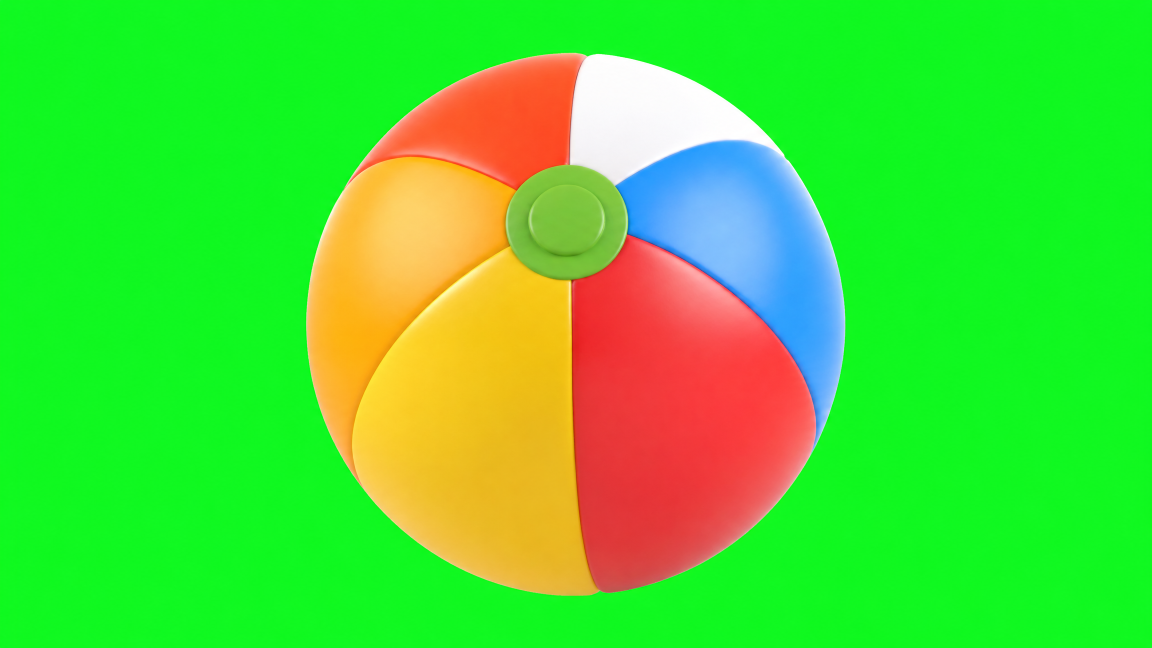
#> input picture images/dream-maker/beach-ball.png, 2304 x 1296 px (shown at 1/2 size)
$ python -i key-dream-maker.py   (imports and definitions only)
#> lines starting #> are read from the running program, lines starting #| are printed output that depends on the picture; after the words box and inside, x2 and y2 are one past the last pixel; in counts of white or black regions, pixels touching at a corner belong together
"""Make the Dream Maker images web-ready.

Art on a green screen  images/dream-maker/<name>.png  ->  <name>.webp  (transparent, trimmed, quality 90)
Dream backgrounds      images/dream-maker/<name>.png  ->  <name>.webp  (straight conversion, quality 85)
The six Boos           images/characters/<name>.png -> images/dream-maker/boos/<name>.webp
                       (already transparent: just trimmed and shrunk to game size, quality 90)

The keying follows tools/remove-green.py and tools/key-fears.py: a soft HSV key on the
background green, with a safeguard so colours far from that green (the dinosaur's leafy
body, the rainbow's green stripe) stay solid. Edge pixels have the green un-mixed out of
them so there's no halo. Needs Pillow and NumPy:

    pip install pillow numpy
    python3 tools/key-dream-maker.py              # everything
    python3 tools/key-dream-maker.py dinosaur     # just these
"""
import sys
from pathlib import Path

import numpy as np
from PIL import Image

ROOT = Path(__file__).resolve().parent.parent
DIR = ROOT / "images/dream-maker"

# green-screen art: name -> largest width to keep (about 2x the biggest it shows in the game)
ART = {"bed": 1600, "beach-ball": 800, "water-slide": 900, "dinosaur": 800,
       "rainbow": 900, "pizza": 800, "rocket": 700}
SCENES = ["beach", "space", "jungle", "candy-land"]
BOOS = ["blanky-boo", "boo-boo", "dreamy-boo", "jammy-boo", "nighty-boo", "snacky-boo"]
BOO_WIDTH = 640


def ramp(x, lo, hi):
    t = np.clip((x - lo) / (hi - lo), 0, 1)
    return t * t * (3 - 2 * t)


def key_out(path):
#> called with path = '../images/dream-maker/beach-ball.png'
    rgb8 = Image.open(path).convert("RGB")
#> rgb8 is the input picture: PIL image 2304x1296 RGB; mean R, G, B 77.3, 218.9, 51.7
    px = np.asarray(rgb8, dtype=np.float32)
    hsv = np.asarray(rgb8.convert("HSV"), dtype=np.float32)
    h, s, v = hsv[..., 0] * 360 / 255, hsv[..., 1] / 255, hsv[..., 2] / 255
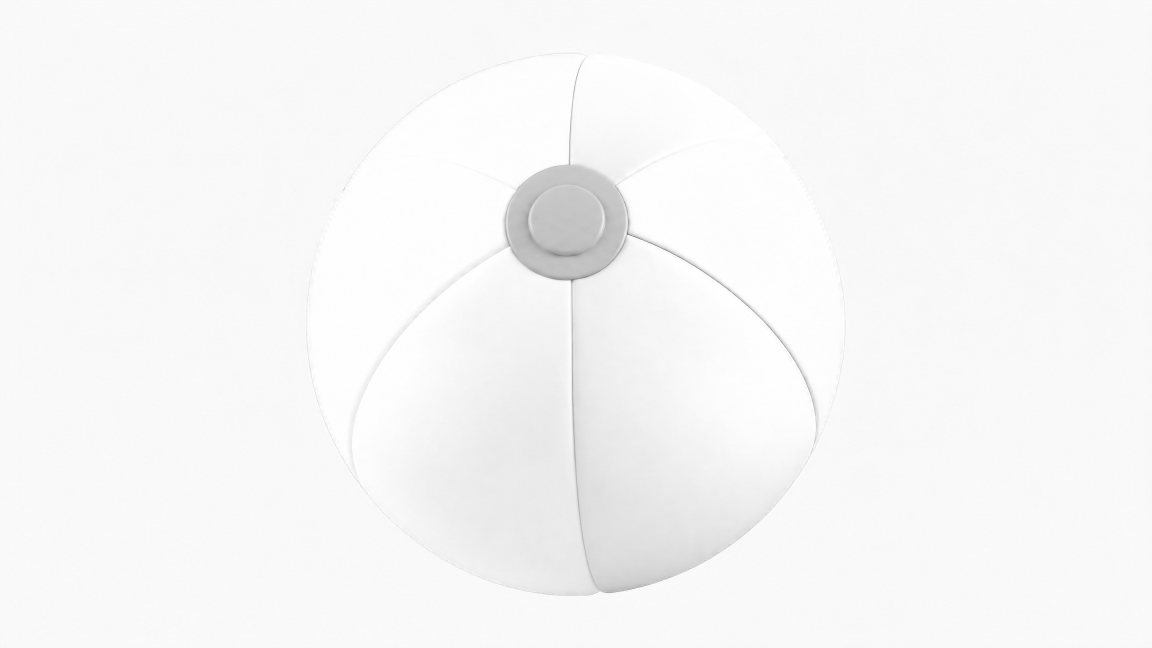
#> v: shape (1296, 2304) float32 (shown at 1/2 size); min 0.282, max 1, mean 0.967

    # the background green, measured round the edge of the picture
    e = 16
    border = np.concatenate([px[:e].reshape(-1, 3), px[-e:].reshape(-1, 3),
                             px[:, :e].reshape(-1, 3), px[:, -e:].reshape(-1, 3)])
    bg = np.median(border, axis=0)
#> bg = [16, 249, 32]
    bg_h = np.asarray(Image.fromarray(bg.reshape(1, 1, 3).astype(np.uint8)).convert("HSV"), dtype=np.float32)[0, 0, 0] * 360 / 255
#> bg_h = 122.8

    # how background-green each pixel is: hue close to the screen's, saturated, bright…
    dh = np.abs((h - bg_h + 180) % 360 - 180)
    green = (1 - ramp(dh, 22, 42)) * ramp(s, 0.35, 0.6) * ramp(v, 0.3, 0.55)
#> in ramp, `t = np.clip((x - lo) / (hi - lo), 0, 1)`:
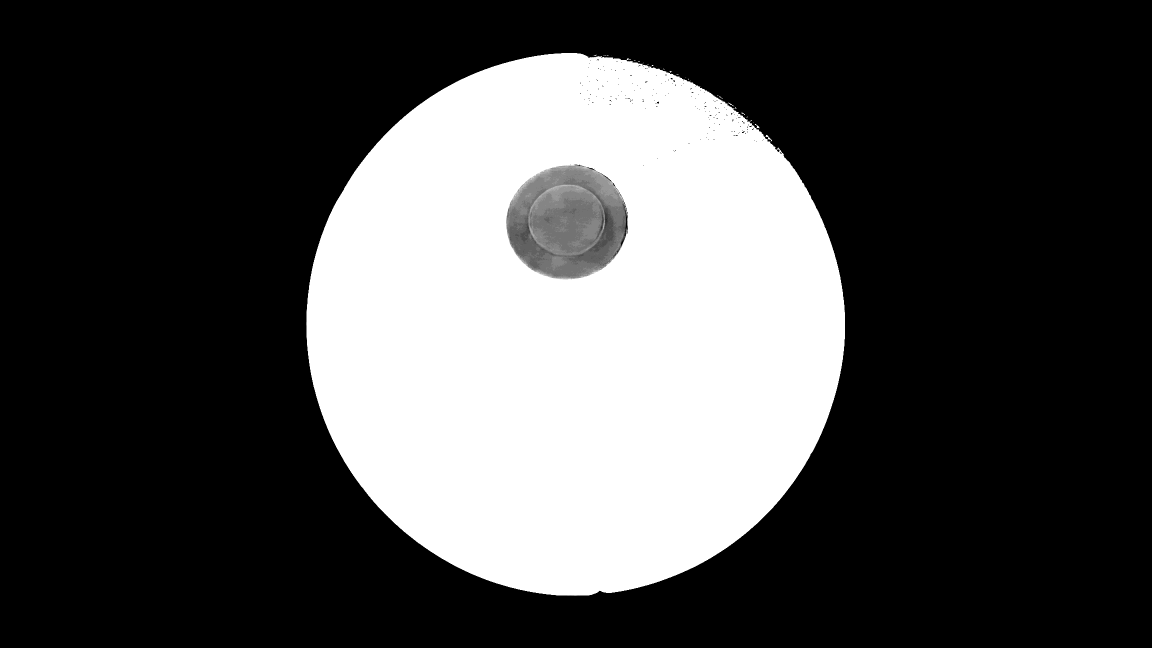
#> t: shape (1296, 2304) float32 (shown at 1/2 size); min 0, max 1, mean 0.297
    # …and close to the screen colour itself. The screen is very even (within ~6 of its median),
    # while the bright greens in the art (beach-ball cap, palm leaves, rainbow stripe) sit ~100+ away
    near = 1 - ramp(np.linalg.norm(px - bg, axis=-1), 25, 80)
    alpha = 1 - green * near
    alpha = np.where(alpha < 0.06, 0, alpha)

    # un-mix the green from soft edge pixels, then pull down leftover green on the edges only
    a = np.maximum(alpha, 1e-3)[..., None]
    col = (px - (1 - alpha[..., None]) * bg) / a
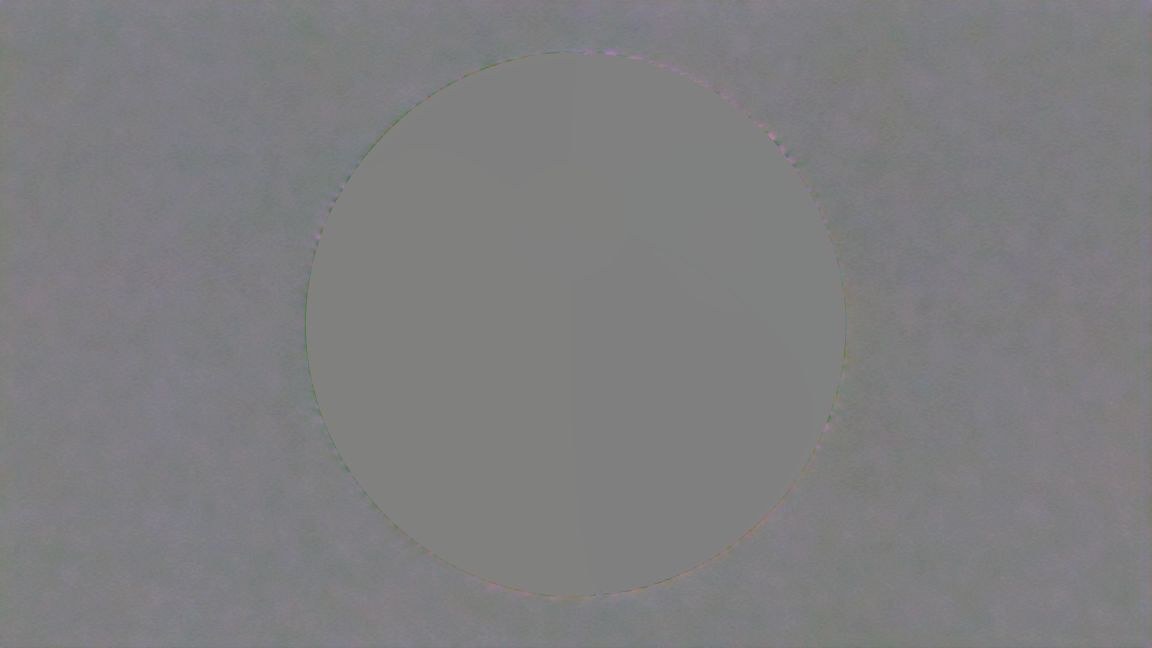
#> col: shape (1296, 2304, 3) float32 (shown at 1/2 size); mean R, G, B -234.5, -340.5, 91.9; drawn with min black and max white
    soft = alpha < 0.98
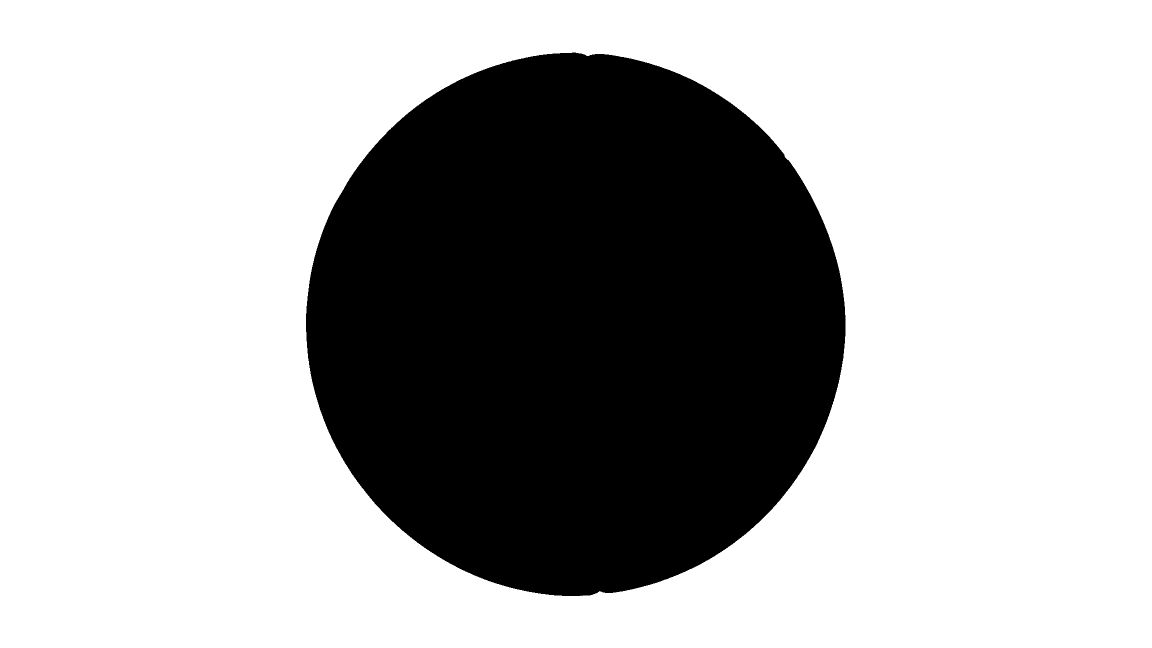
#> soft: shape (1296, 2304) bool (shown at 1/2 size); 69.4% white; 1 black region, box (x1, y1, x2, y2) and area: (612, 105, 1691, 1192) 914951
    col[..., 1] = np.where(soft, np.minimum(col[..., 1], np.maximum(col[..., 0], col[..., 2])), col[..., 1])
    return np.dstack([np.clip(col, 0, 255), alpha * 255]).astype(np.uint8)
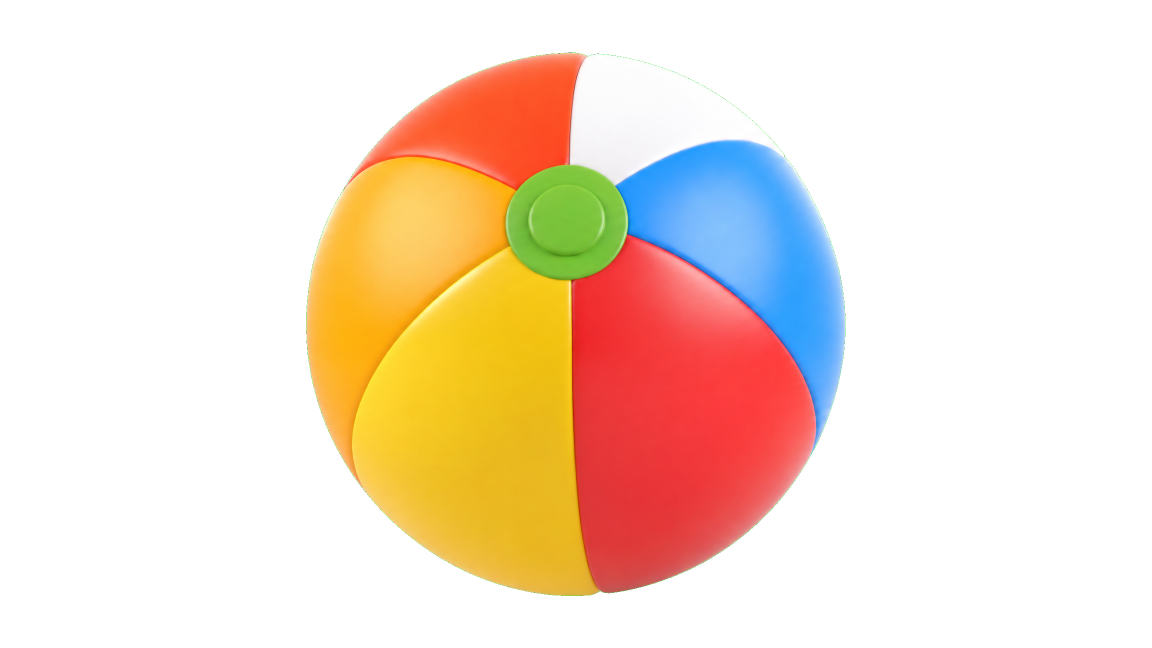
#> returned value: shape (1296, 2304, 4) (shown at 1/2 size); mean of channels 0, 1, 2, 3 83.7, 49.9, 86.7, 78.2; transparent parts drawn white


# [44 lines left out: functions resize, main, not called in this run]


# [2 lines not run here, left out]

>>> result = key_out('../images/dream-maker/beach-ball.png')

$ run again, on images/dream-maker/rainbow.png
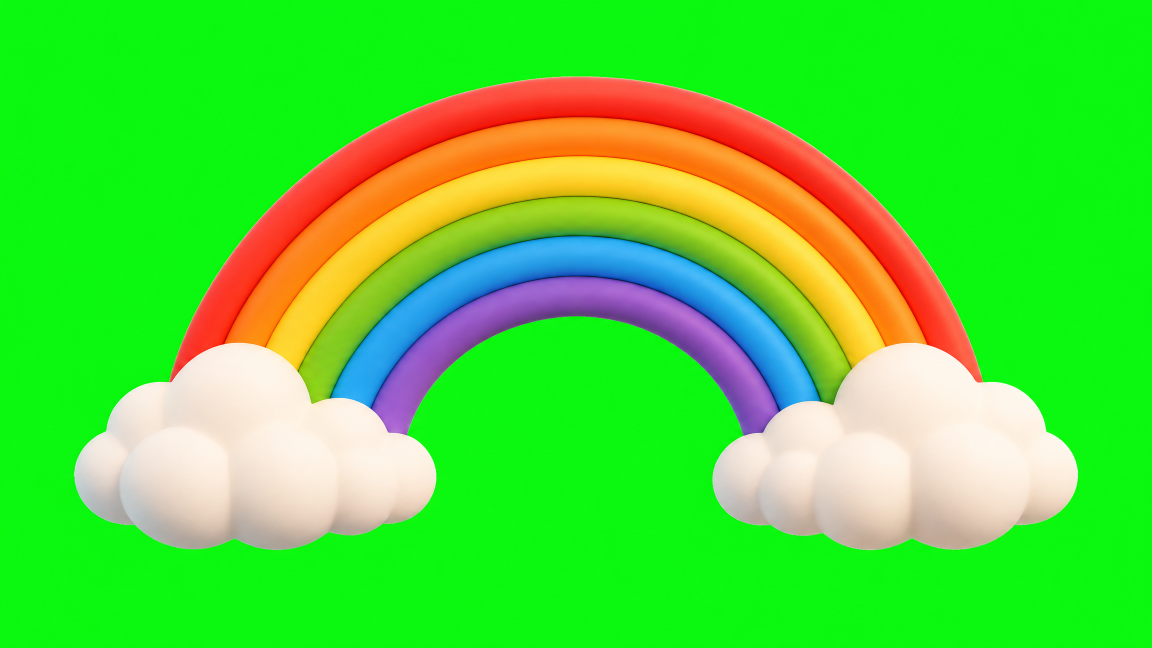
#> input picture images/dream-maker/rainbow.png, 2304 x 1296 px (shown at 1/2 size)
#> in key_out, rgb8 is the input picture: PIL image 2304x1296 RGB; mean R, G, B 82.2, 218.7, 56.9
#> bg = [10, 248, 16]
#> bg_h = 121.4
#> in key_out, `soft = alpha < 0.98`:
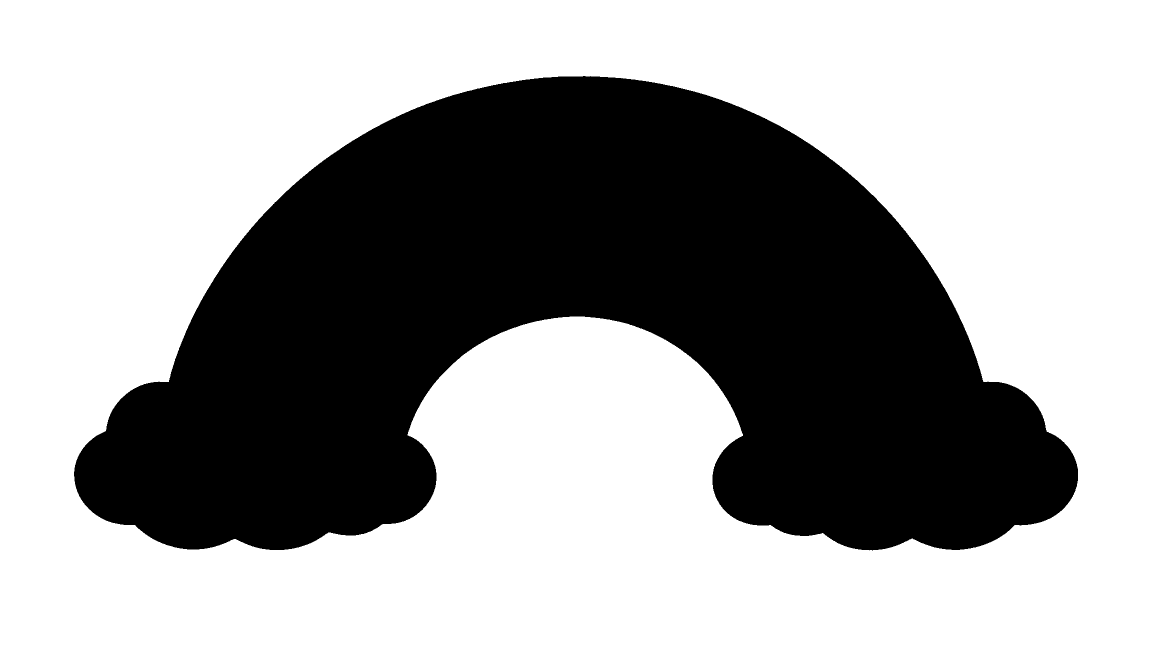
#> soft: shape (1296, 2304) bool (shown at 1/2 size); 63.3% white; 1 black region, box (x1, y1, x2, y2) and area: (148, 152, 2156, 1101) 1094720
#> in key_out, `return np.dstack([np.clip(col, 0, 255), alpha * 255]).astype(np.uint8)`:
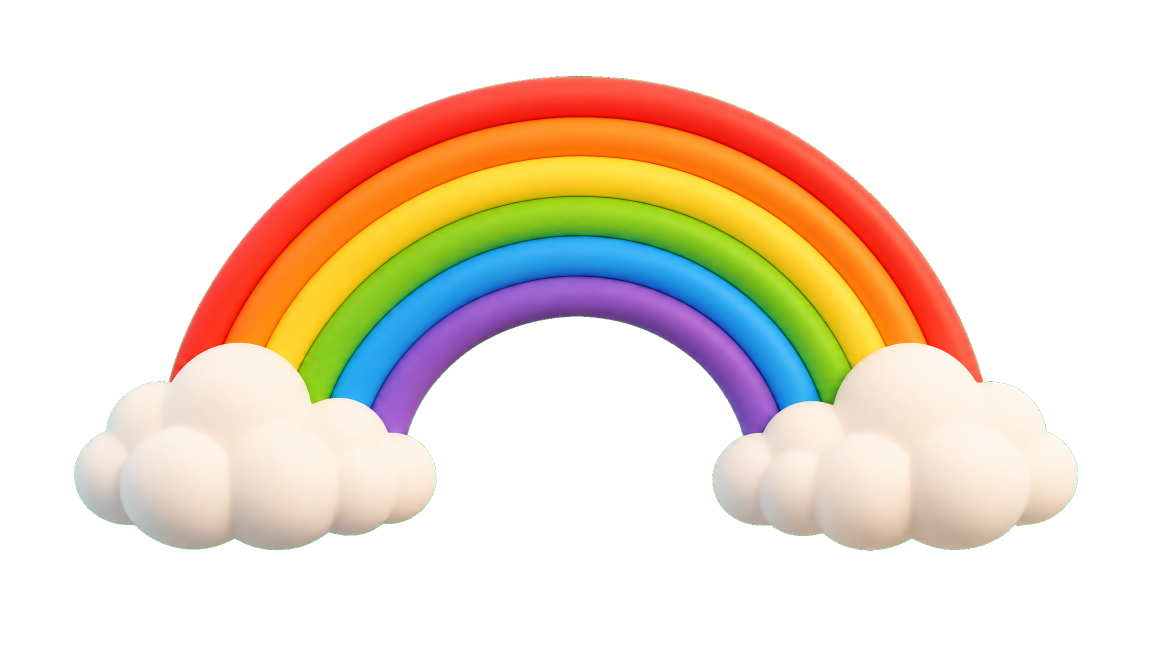
#> returned value: shape (1296, 2304, 4) (shown at 1/2 size); mean of channels 0, 1, 2, 3 154.9, 79.8, 65.4, 93.6; transparent parts drawn white

$ run again, on images/dream-maker/rocket.png
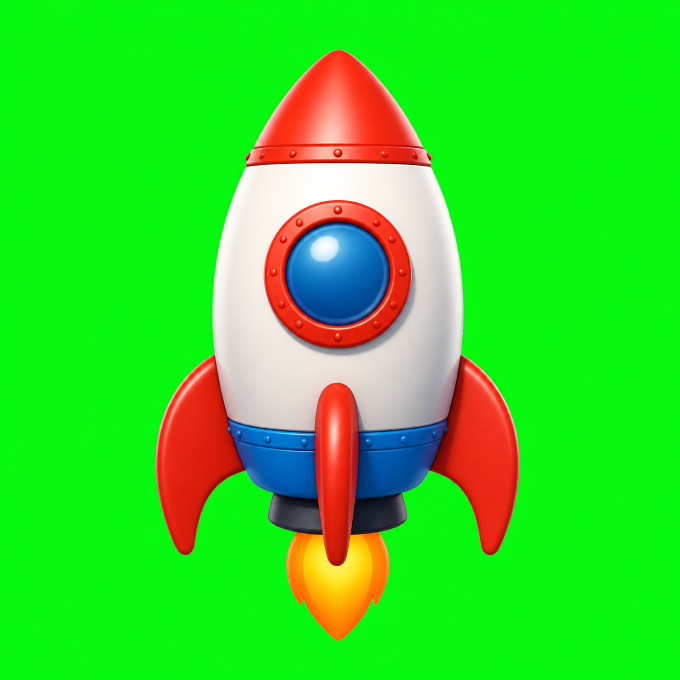
#> input picture images/dream-maker/rocket.png, 1360 x 1360 px (shown at 1/2 size)
#> in key_out, rgb8 is the input picture: PIL image 1360x1360 RGB; mean R, G, B 53.9, 216.4, 41.8
#> in key_out, `h, s, v = hsv[..., 0] * 360 / 255, hsv[..., 1] / 255, hsv[..., 2] / 255`:
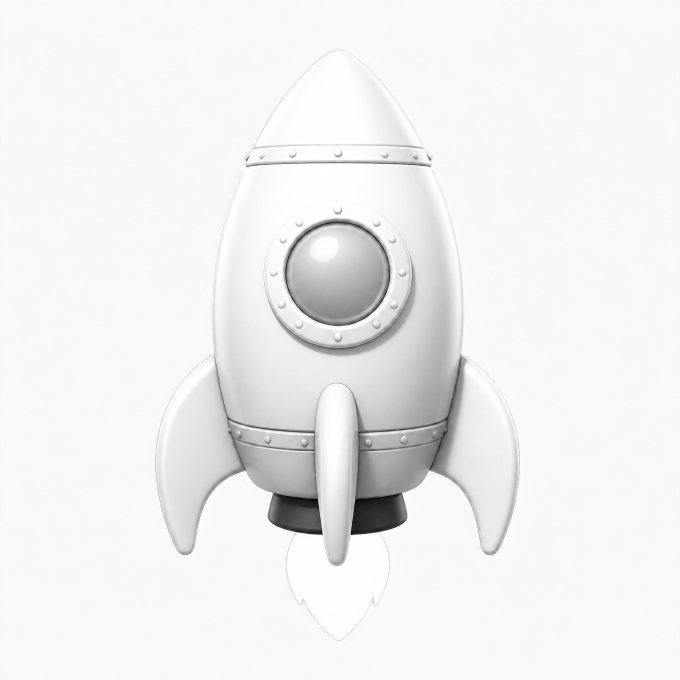
#> v: shape (1360, 1360) float32 (shown at 1/2 size); min 0, max 1, mean 0.938
#> bg = [5, 248, 14]
#> bg_h = 121.4
#> soft: shape (1360, 1360) bool; 73.8% white; 1 black region, box (x1, y1, x2, y2) and area: (310, 99, 1039, 1282) 483750
#> in key_out, `return np.dstack([np.clip(col, 0, 255), alpha * 255]).astype(np.uint8)`:
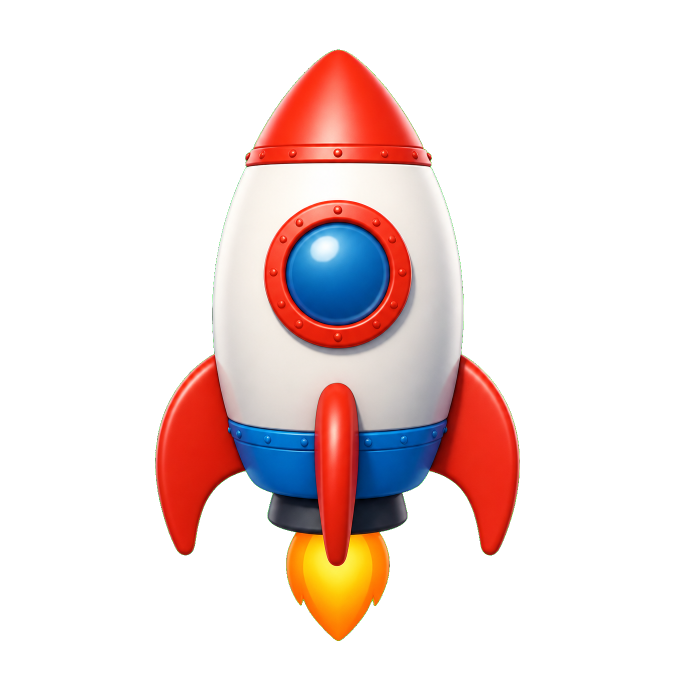
#> returned value: shape (1360, 1360, 4) (shown at 1/2 size); mean of channels 0, 1, 2, 3 161.8, 86.7, 104.3, 66.8; transparent parts drawn white
